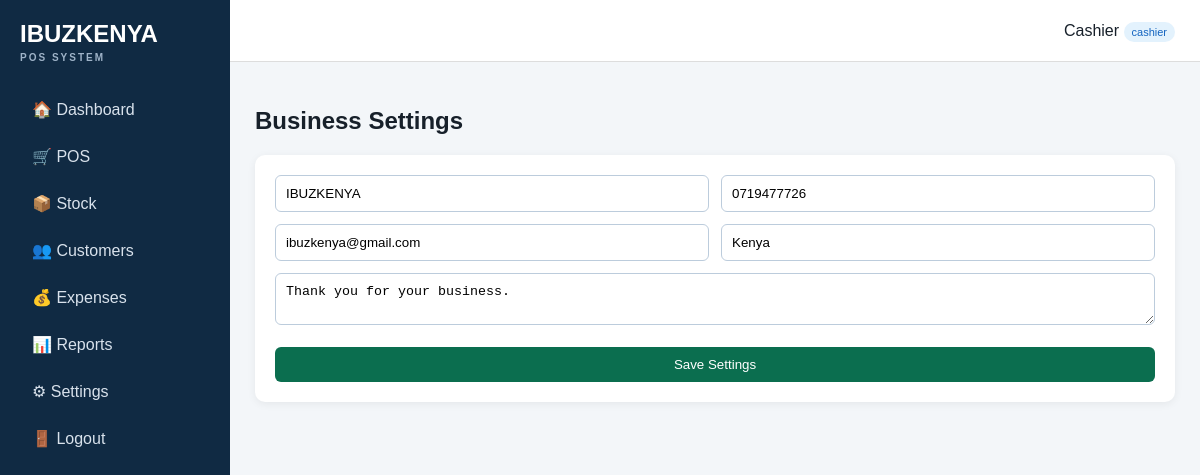
/settings.php (signed in), run on the app's committed database.
### tables this page shows
CREATE TABLE settings (
 id INT PRIMARY KEY DEFAULT 1,
 business_name VARCHAR(150) NOT NULL DEFAULT 'IBUZKENYA',
 phone VARCHAR(50) DEFAULT '',
 email VARCHAR(150) DEFAULT '',
 address VARCHAR(255) DEFAULT '',
 receipt_footer VARCHAR(255) DEFAULT 'Thank you for your business.'
);

### config/config.php (called while the page is built, shortened)
<?php
function e($v){return htmlspecialchars((string)$v,ENT_QUOTES,'UTF-8');}

### settings.php (the view, shortened to what this page needs)
<?php require 'includes/header.php';
$s=$pdo->query("SELECT * FROM settings WHERE id=1")->fetch();
?><h1>Business Settings</h1><div class="panel"><?php if(isset($saved)):?><div class="notice">Settings saved.</div><?php endif;?><form method="post"><div class="row"><input name="business_name" value="<?=e($s['business_name'])?>" required><input name="phone" value="<?=e($s['phone'])?>" placeholder="Phone"></div><div class="row"><input name="email" value="<?=e($s['email'])?>" placeholder="Email"><input name="address" value="<?=e($s['address'])?>" placeholder="Address"></div><textarea name="receipt_footer" placeholder="Receipt footer"><?=e($s['receipt_footer'])?></textarea><br><br><button>Save Settings</button></form></div><?php require 'includes/footer.php';?>

### includes/header.php
<?php require_once __DIR__.'/../config/config.php'; require_login(); $set=$pdo->query("SELECT * FROM settings WHERE id=1")->fetch(); ?>
<!doctype html><html><head><meta charset="utf-8"><meta name="viewport" content="width=device-width,initial-scale=1">
<title><?=e($set['business_name'])?> POS</title><link rel="stylesheet" href="assets/style.css"></head>
<body><div class="layout"><aside><div class="brand"><?=e($set['business_name'])?><small>POS SYSTEM</small></div>
<nav>
<a href="dashboard.php">🏠 Dashboard</a><a href="pos.php">🛒 POS</a><a href="products.php">📦 Stock</a><a href="customers.php">👥 Customers</a>
<a href="expenses.php">💰 Expenses</a><a href="reports.php">📊 Reports</a><a href="settings.php">⚙ Settings</a><a href="logout.php">🚪 Logout</a>
</nav></aside><main><header class="top"><div><?=e($_SESSION['user']['full_name'])?> <span class="badge"><?=e($_SESSION['user']['role'])?></span></div></header><section class="content">

### assets/style.css (style rules this page uses)
* { box-sizing:border-box }
body { margin:0;font-family:Arial,sans-serif;background:#f3f6f9;color:#17202a }
.layout { display:flex;min-height:100vh }
aside { width:230px;background:#102a43;color:#fff;padding:20px;position:fixed;top:0;bottom:0 }
.brand { font-size:24px;font-weight:800;margin-bottom:25px }
.brand small { display:block;font-size:10px;letter-spacing:2px;color:#9fb3c8;margin-top:4px }
nav a { display:block;color:#d9e2ec;text-decoration:none;padding:12px;border-radius:7px;margin:4px 0 }
main { margin-left:230px;flex:1 }
.top { height:62px;background:#fff;border-bottom:1px solid #ddd;display:flex;align-items:center;justify-content:flex-end;padding:0 25px }
.content { padding:25px }
.panel { background:#fff;border-radius:10px;padding:20px;margin-top:20px;box-shadow:0 2px 8px #00000010 }
input,select,button,textarea { padding:10px;border:1px solid #bcccdc;border-radius:6px;width:100% }
button,.btn { background:#0b6e4f;color:#fff;border:0;cursor:pointer;text-decoration:none;display:inline-block;text-align:center }
.row { display:grid;grid-template-columns:repeat(2,1fr);gap:12px;margin-bottom:12px }
.badge { background:#e3f2fd;color:#1565c0;padding:4px 8px;border-radius:12px;font-size:11px }

### data on the page
settings: business_name "IBUZKENYA", phone "0719477726", email "ibuzkenya@gmail.com", address "Kenya", receipt_footer "Thank you for your business."

### other printed values
$_SESSION['user']['full_name'] "Cashier"
$_SESSION['user']['role'] "cashier"
